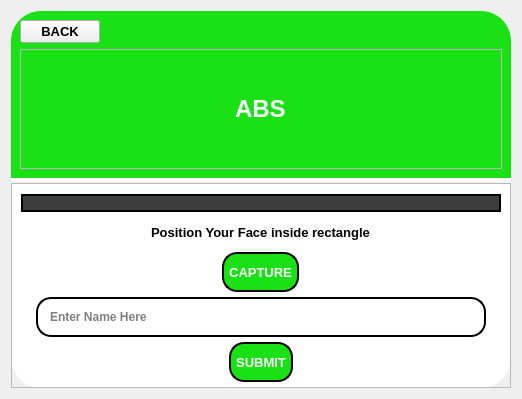
      <widget class="QWidget" name="register_page">
       <layout class="QHBoxLayout" name="horizontalLayout_13">
        <item>
         <widget class="QFrame" name="loginframe_3">
          <property name="minimumSize">
           <size>
            <width>500</width>
            <height>300</height>
           </size>
          </property>
          <property name="maximumSize">
           <size>
            <width>500</width>
            <height>700</height>
           </size>
          </property>
          <property name="styleSheet">
           <string notr="true">QWidget#loginframe_3{
background-color: rgb(255, 255, 255);
border-radius:30px;
}
</string>
          </property>
          <property name="frameShape">
           <enum>QFrame::NoFrame</enum>
          </property>
          <property name="frameShadow">
           <enum>QFrame::Plain</enum>
          </property>
          <property name="lineWidth">
           <number>0</number>
          </property>
          <property name="midLineWidth">
           <number>0</number>
          </property>
          <layout class="QVBoxLayout" name="verticalLayout_23">
           <property name="spacing">
            <number>5</number>
           </property>
           <property name="leftMargin">
            <number>0</number>
           </property>
           <property name="topMargin">
            <number>0</number>
           </property>
           <property name="rightMargin">
            <number>0</number>
           </property>
           <property name="bottomMargin">
            <number>0</number>
           </property>
           <item>
            <widget class="QFrame" name="frame_15">
             <property name="sizePolicy">
              <sizepolicy hsizetype="Preferred" vsizetype="Expanding">
               <horstretch>0</horstretch>
               <verstretch>3</verstretch>
              </sizepolicy>
             </property>
             <property name="styleSheet">
              <string notr="true">QWidget#frame_15{
background-color: rgb(25, 225,22);
border-top-left-radius:30px;
border-top-right-radius:30px;
}
</string>
             </property>
             <property name="frameShape">
              <enum>QFrame::StyledPanel</enum>
             </property>
             <property name="frameShadow">
              <enum>QFrame::Raised</enum>
             </property>
             <layout class="QVBoxLayout" name="verticalLayout_6">
              <item alignment="Qt::AlignLeft">
               <widget class="QPushButton" name="btnbackfromregister">
                <property name="font">
                 <font>
                  <pointsize>10</pointsize>
                  <weight>75</weight>
                  <bold>true</bold>
                 </font>
                </property>
                <property name="text">
                 <string>BACK</string>
                </property>
               </widget>
              </item>
              <item>
               <widget class="QFrame" name="frame_6">
                <property name="frameShape">
                 <enum>QFrame::StyledPanel</enum>
                </property>
                <property name="frameShadow">
                 <enum>QFrame::Raised</enum>
                </property>
                <layout class="QHBoxLayout" name="horizontalLayout_5">
                 <item>
                  <widget class="QLabel" name="label_9">
                   <property name="minimumSize">
                    <size>
                     <width>100</width>
                     <height>100</height>
                    </size>
                   </property>
                   <property name="maximumSize">
                    <size>
                     <width>100</width>
                     <height>100</height>
                    </size>
                   </property>
                   <property name="text">
                    <string/>
                   </property>
                   <property name="pixmap">
                    <pixmap>system/sysicon/ATS_logo.png</pixmap>
                   </property>
                   <property name="scaledContents">
                    <bool>true</bool>
                   </property>
                  </widget>
                 </item>
                 <item alignment="Qt::AlignHCenter">
                  <widget class="QLabel" name="label_10">
                   <property name="font">
                    <font>
                     <pointsize>18</pointsize>
                     <weight>75</weight>
                     <bold>true</bold>
                    </font>
                   </property>
                   <property name="styleSheet">
                    <string notr="true">color: rgb(255, 255, 255);</string>
                   </property>
                   <property name="text">
                    <string>ABS</string>
                   </property>
                  </widget>
                 </item>
                 <item>
                  <widget class="QLabel" name="label_20">
                   <property name="minimumSize">
                    <size>
                     <width>100</width>
                     <height>100</height>
                    </size>
                   </property>
                   <property name="maximumSize">
                    <size>
                     <width>100</width>
                     <height>100</height>
                    </size>
                   </property>
                   <property name="text">
                    <string/>
                   </property>
                   <property name="pixmap">
                    <pixmap>system/sysicon/GP_logo (1).png</pixmap>
                   </property>
                   <property name="scaledContents">
                    <bool>true</bool>
                   </property>
                  </widget>
                 </item>
                </layout>
               </widget>
              </item>
             </layout>
            </widget>
           </item>
           <item>
            <widget class="QFrame" name="frame_17">
             <property name="sizePolicy">
              <sizepolicy hsizetype="Preferred" vsizetype="Expanding">
               <horstretch>0</horstretch>
               <verstretch>7</verstretch>
              </sizepolicy>
             </property>
             <property name="styleSheet">
              <string notr="true"/>
             </property>
             <property name="frameShape">
              <enum>QFrame::StyledPanel</enum>
             </property>
             <property name="frameShadow">
              <enum>QFrame::Raised</enum>
             </property>
             <layout class="QVBoxLayout" name="verticalLayout_24">
              <property name="spacing">
               <number>5</number>
              </property>
              <property name="topMargin">
               <number>10</number>
              </property>
              <property name="bottomMargin">
               <number>5</number>
              </property>
              <item>
               <widget class="QLabel" name="lblregimg">
                <property name="sizePolicy">
                 <sizepolicy hsizetype="Preferred" vsizetype="Expanding">
                  <horstretch>0</horstretch>
                  <verstretch>1</verstretch>
                 </sizepolicy>
                </property>
                <property name="minimumSize">
                 <size>
                  <width>0</width>
                  <height>0</height>
                 </size>
                </property>
                <property name="maximumSize">
                 <size>
                  <width>16777215</width>
                  <height>300</height>
                 </size>
                </property>
                <property name="styleSheet">
                 <string notr="true">border:2px solid black;
background-color: rgb(61, 61, 61);</string>
                </property>
                <property name="text">
                 <string/>
                </property>
                <property name="scaledContents">
                 <bool>true</bool>
                </property>
               </widget>
              </item>
              <item alignment="Qt::AlignHCenter">
               <widget class="QLabel" name="label_3">
                <property name="minimumSize">
                 <size>
                  <width>0</width>
                  <height>30</height>
                 </size>
                </property>
                <property name="maximumSize">
                 <size>
                  <width>16777215</width>
                  <height>40</height>
                 </size>
                </property>
                <property name="font">
                 <font>
                  <pointsize>10</pointsize>
                  <weight>75</weight>
                  <bold>true</bold>
                 </font>
                </property>
                <property name="text">
                 <string>Position Your Face inside rectangle</string>
                </property>
               </widget>
              </item>
              <item alignment="Qt::AlignHCenter">
               <widget class="QPushButton" name="btnlivecapture">
                <property name="minimumSize">
                 <size>
                  <width>0</width>
                  <height>40</height>
                 </size>
                </property>
                <property name="font">
                 <font>
                  <pointsize>10</pointsize>
                  <weight>75</weight>
                  <bold>true</bold>
                 </font>
                </property>
                <property name="styleSheet">
                 <string notr="true">
QPushButton{
color: rgb(255, 255, 255);
background-color: rgb(25, 225,22);
border-radius:15px;
padding-left:10px;
padding-right:10px;
border:2px solid black;
padding:5px;
}
QPushButton:hover{
background-color: rgb(30, 200, 5);
border-radius:15px;
color: rgb(0, 0, 0);
}
</string>
                </property>
                <property name="text">
                 <string>CAPTURE</string>
                </property>
               </widget>
              </item>
              <item>
               <widget class="QLineEdit" name="leregname">
                <property name="minimumSize">
                 <size>
                  <width>0</width>
                  <height>30</height>
                 </size>
                </property>
                <property name="font">
                 <font>
                  <pointsize>9</pointsize>
                  <weight>75</weight>
                  <bold>true</bold>
                 </font>
                </property>
                <property name="styleSheet">
                 <string notr="true">padding:10px;
border:2px solid black;
border-radius:15px;
margin-left:15px;
margin-right:15px;</string>
                </property>
                <property name="placeholderText">
                 <string>Enter Name Here</string>
                </property>
               </widget>
              </item>
              <item alignment="Qt::AlignHCenter">
               <widget class="QPushButton" name="btnsubmit">
                <property name="minimumSize">
                 <size>
                  <width>0</width>
                  <height>40</height>
                 </size>
                </property>
                <property name="font">
                 <font>
                  <pointsize>10</pointsize>
                  <weight>75</weight>
                  <bold>true</bold>
                 </font>
                </property>
                <property name="styleSheet">
                 <string notr="true">
QPushButton{
color: rgb(255, 255, 255);
background-color: rgb(25, 225,22);
border-radius:15px;
padding-left:10px;
padding-right:10px;
border:2px solid black;
padding:5px;
}
QPushButton:hover{
background-color: rgb(30, 200, 5);
border-radius:15px;
color: rgb(0, 0, 0);
}
</string>
                </property>
                <property name="text">
                 <string>SUBMIT</string>
                </property>
               </widget>
              </item>
             </layout>
            </widget>
           </item>
          </layout>
         </widget>
        </item>
       </layout>
      </widget>
